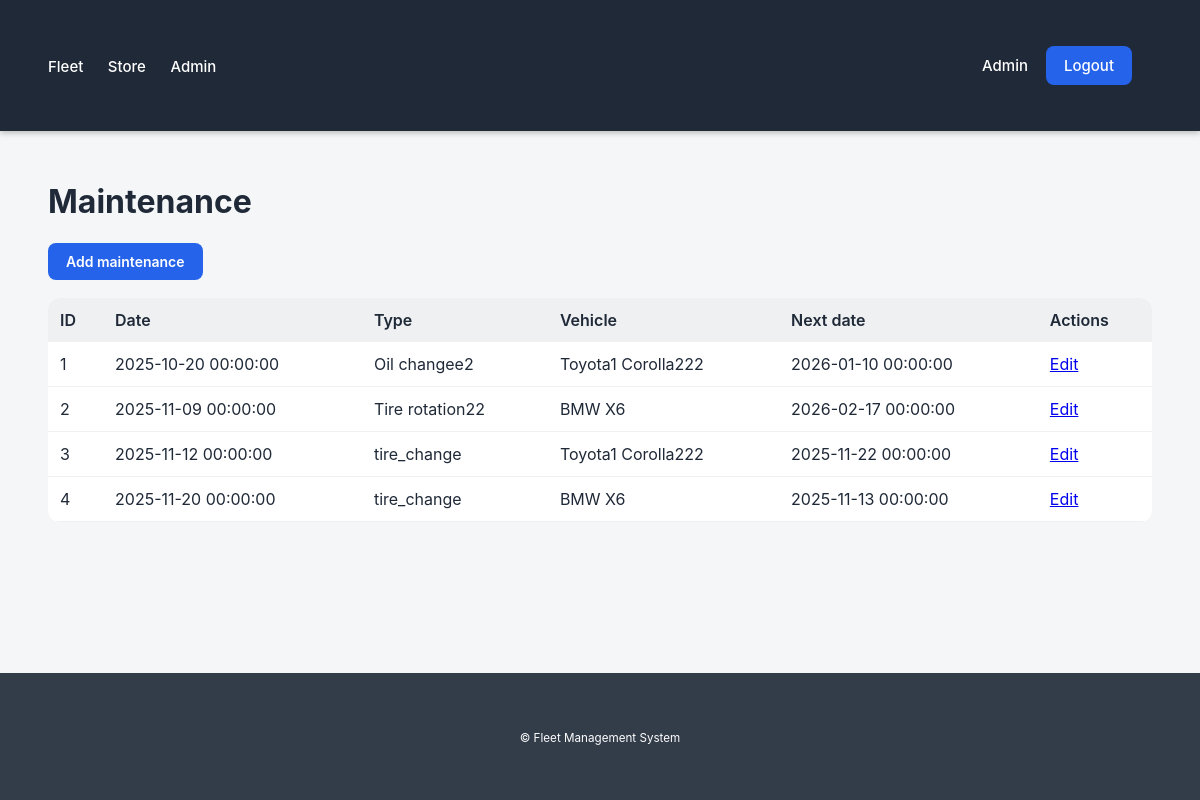
Screenshot of /admin/manage_maintenances (signed in) with the database file from the repository.
### app/models/maintenance.py (models this page shows, shortened)
class Maintenance(db.Model):
    __tablename__ = 'maintenances'
    id = db.Column(db.Integer, primary_key=True)
    maintenance_type = db.Column(db.String(150), nullable=False)
    date = db.Column(db.DateTime, default=datetime.utcnow)
    next_date = db.Column(db.DateTime, nullable=True)
    vehicle_id = db.Column(db.Integer, db.ForeignKey('vehicles.id'), nullable=False)

### app/models/vehicle.py (models this page shows, shortened)
class Vehicle(db.Model):
    __tablename__ = 'vehicles'
    id = db.Column(db.Integer, primary_key=True)
    brand = db.Column(db.String(120), nullable=False)
    model = db.Column(db.String(120), nullable=False)
    year = db.Column(db.Integer, nullable=False)
    vin = db.Column(db.String(100), unique=True, nullable=False)
    technical_state = db.Column(db.String(255), nullable=False)
    trips = db.relationship('Trip', backref='vehicle', cascade='all, delete-orphan', lazy=True)
    maintenances = db.relationship('Maintenance', backref='vehicle', cascade='all, delete-orphan', lazy=True)
    expenses = db.relationship('Expense', backref='vehicle', cascade='all, delete-orphan', lazy=True)

### app/controllers/admin_controller.py (the view)
@admin_bp.route("/manage_maintenances")
@admin_only
def manage_maintenances():
    maint = _normalize_list(MaintenanceService.get_all())
    return render_template("Admin/manage_maintenances.html", maintenances=maint)

### app/controllers/admin_controller.py (called while the page is built)
def admin_only(func):
    @wraps(func)
    def wrapper(*args, **kwargs):
        if "user_id" not in session:
            flash("Login required!", "warning")
            return redirect(url_for("auth.login"))
        if session.get("role") != "admin":
            flash("Access denied!", "danger")
            return redirect(url_for("store.dashboard"))
        return func(*args, **kwargs)
    return wrapper

def _normalize_list(res):
    if isinstance(res, tuple) and len(res) == 2:
        return res[0]
    return res

### app/repositories/maintenance_repository.py (called while the page is built)
    @staticmethod
    def get_all(query=None, page=None, per_page=None):
        q = Maintenance.query
        if query:
            search = f"%{query}%"
            q = q.filter(Maintenance.maintenance_type.ilike(search))
        q = q.order_by(Maintenance.id)
        if page and per_page:
            pag = q.paginate(page=page, per_page=per_page, error_out=False)
            return pag.items, pag.pages
        items = q.all()
        return items, 1

### app/services/maintenance_service.py (called while the page is built)
    @staticmethod
    def get_all(query=None, page=None, per_page=None):
        return MaintenanceRepository.get_all(query=query, page=page, per_page=per_page)

### app/templates/Admin/manage_maintenances.html (shortened to what this page needs)
{% extends 'base.html' %}
{% block content %}
<h1>Maintenance</h1>
<a class="button" href="{{ url_for('admin.add_maintenance') }}">Add maintenance</a>
<table class="table">
  <thead><tr><th>ID</th><th>Date</th><th>Type</th><th>Vehicle</th><th>Next date</th><th>Actions</th></tr></thead>
  <tbody>
    {% for m in maintenances %}
    <tr>
    <td>{{ m.id }}</td>
    <td>{{ m.date }}</td>
    <td>{{ m.maintenance_type }}</td>
    <td>{{ m.vehicle.brand }} {{ m.vehicle.model }}</td>
    <td>{{ m.next_date }}</td>
    <td><a href="{{ url_for('admin.edit_maintenance', mid=m.id) }}">Edit</a></td>
</tr>
    {% else %}
    <tr><td colspan="6">No maintenances</td></tr>
    {% endfor %}
  </tbody>
</table>
{% endblock %}

### app/static/css/style.css (style rules this page uses)
html, body { height: 100%; }
body { margin: 0; padding: 0; font-family: -apple-system, BlinkMacSystemFont, "Segoe UI", Roboto, Arial, sans-serif; background: #f4f6f8; color: #1f2937; display: flex; flex-direction: column; }
* { transition: 0.15s ease; }
.button { padding: 10px 18px; border-radius: 8px; background: #2563eb; color: white; text-decoration: none; font-weight: 600; font-size: 14px; display: inline-block; border: none; cursor: pointer; }
.table { width: 100%; border-collapse: collapse; background: white; border-radius: 12px; overflow: hidden; margin-top: 18px; }
.table th { background: #eef0f2; text-align: left; padding: 12px; font-weight: 600; }
.table td { padding: 12px; border-bottom: 1px solid #eef0f2; }

### rows the page displays
Maintenance: id "1", date "2025-10-20 00:00:00", maintenance_type "Oil changee2", vehicle.brand "Toyota1", vehicle.model "Corolla222", next_date "2026-01-10 00:00:00"
Maintenance: id "2", date "2025-11-09 00:00:00", maintenance_type "Tire rotation22", vehicle.brand "BMW", vehicle.model "X6", next_date "2026-02-17 00:00:00"
Maintenance: id "3", date "2025-11-12 00:00:00", maintenance_type "tire_change", vehicle.brand "Toyota1", vehicle.model "Corolla222", next_date "2025-11-22 00:00:00"
Maintenance: id "4", date "2025-11-20 00:00:00", maintenance_type "tire_change", vehicle.brand "BMW", vehicle.model "X6", next_date "2025-11-13 00:00:00"

### other values shown
{{ session.get('user_name') }} "Admin"
